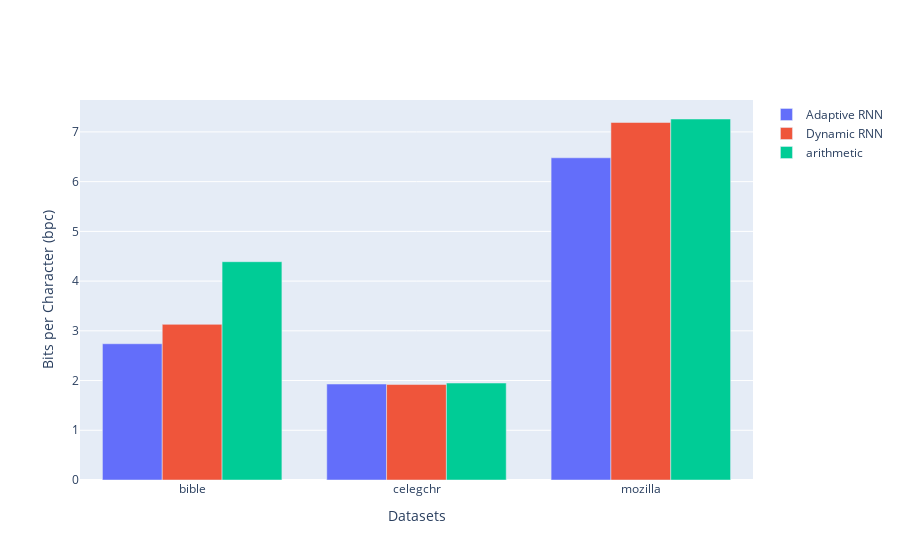

The cell this chart's notebook holds for it:
### Markdown cell above
# + RNN

### Code cell
import plotly.graph_objects as go

# Data extracted from the LaTeX table with RNN versions
methods = ["Adaptive RNN", "Dynamic RNN", "arithmetic"] # "gzip", "zlib", "lzma"]
datasets = ["bible", "celegchr", "mozilla"]
data = {
    "Adaptive RNN": [2.74, 1.93, 6.48],
    "Dynamic RNN": [3.13, 1.92, 7.19],
    "arithmetic": [4.39, 1.95, 7.26],
    "gzip": [2.24, 2.11, 5.26],
    "zlib": [2.27, 2.19, 5.26],
    "lzma": [1.8, 1.88, 5.11]
}

fig = go.Figure()

# Add traces for each method
for i, method in enumerate(methods):
    fig.add_trace(go.Bar(
        x=datasets,
        y=data[method],
        name=method
    ))

# Update layout
fig.update_layout(
    xaxis_title='Datasets',
    yaxis_title='Bits per Character (bpc)',
    barmode='group'
)

fig.show()

### Figure 1 — Plotly figure (JSON) as saved in the notebook; plotly's stock layout.template omitted (floating-point values rounded to 4 significant figures)
{"data": [{"name": "Adaptive RNN", "type": "bar", "x": ["bible", "celegchr", "mozilla"], "y": [2.74, 1.93, 6.48]}, {"name": "Dynamic RNN", "type": "bar", "x": ["bible", "celegchr", "mozilla"], "y": [3.13, 1.92, 7.19]}, {"name": "arithmetic", "type": "bar", "x": ["bible", "celegchr", "mozilla"], "y": [4.39, 1.95, 7.26]}], "layout": {"barmode": "group", "xaxis": {"title": {"text": "Datasets"}}, "yaxis": {"title": {"text": "Bits per Character (bpc)"}}}}
